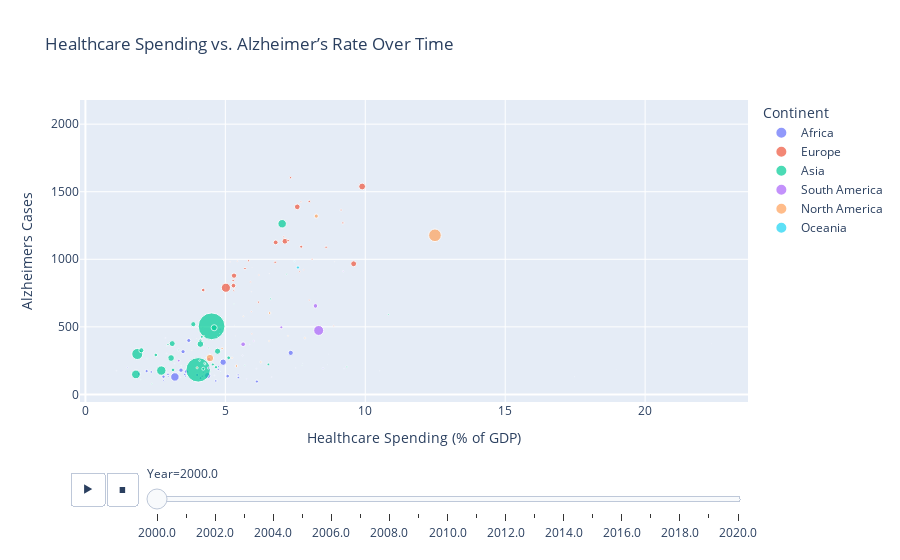

Notebook code for this chart:
### Code cell
# Interactive Scatter Plot using Plotly
fig = px.scatter(data, x='Healthcare Spending (% of GDP)', y='Alzheimers Cases',
                 color='Continent', size='Population', hover_name='Country', 
                 animation_frame='Year', title='Healthcare Spending vs. Alzheimer’s Rate Over Time',
                 height=800)
fig.show()

# # Save cleaned dataset to a new CSV file
# data.to_csv('/mnt/data/cleaned_healthcare_alzheimers_data.csv', index=False)
# print("\nCleaned dataset saved as 'cleaned_healthcare_alzheimers_data.csv'.")

### Figure 1 — Plotly figure (JSON) as saved in the notebook; plotly's stock layout.template omitted (floating-point values rounded to 4 significant figures)
{"data": [{"hovertemplate": "<b>%{hovertext}</b><br><br>Continent=Africa<br>Year=2000.0<br>Healthcare Spending (% of GDP)=%{x}<br>Alzheimers Cases=%{y}<br>Population=%{marker.size}<extra></extra>", "hovertext": ["Angola", "Burundi", "Benin", "Burkina Faso", "Botswana", "Central African Republic", "Cote d'Ivoire", "Cameroon", "Congo, Rep.", "Comoros", "Cabo Verde", "Djibouti", "Algeria", "Egypt, Arab Rep.", "Eritrea", "Ethiopia", "Gabon", "Ghana", "Guinea", "Guinea", "Gambia, The", "Guinea-Bissau", "Equatorial Guinea", "Kenya", "Liberia", "Libya", "Lesotho", "Morocco", "Madagascar", "Mali", "Mozambique", "Mauritania", "Mauritius", "Malawi", "Namibia", "Niger", "Nigeria", "Rwanda", "Sudan", "Senegal", "Sierra Leone", "Sao Tome and Principe", "Eswatini", "Seychelles", "Chad", "Togo", "Tunisia", "Tanzania", "Uganda", "South Africa", "Zambia"], "legendgroup": "Africa", "marker": {"color": "#636efa", "size": [16194869, 6470194, 7221619, 11925546, 1677382, 3833416, 17699004, 14912631, 3151345, 536080, 453317, 747318, 30903893, 73083284, 2247031, 67411494, 1275572, 19637087, 8428832, 8428832, 1455084, 1234741, 703279, 30642890, 2928117, 5305021, 2003913, 28423435, 16516338, 11559290, 18129653, 2613441, 1186873, 11315942, 1818647, 11509630, 126382494, 8213931, 27816745, 9968260, 4423611, 144018, 1041414, 81131, 8512093, 5140037, 9764935, 34260139, 24000150, 47159719, 10017631], "sizemode": "area", "sizeref": 3527750, "symbol": "circle"}, "mode": "markers", "name": "Africa", "orientation": "v", "showlegend": true, "type": "scatter", "x": [1.909, 4.222, 2.959, 2.95, 6.108, 4.275, 6.127, 4.112, 1.505, 7.515, 4.434, 3.399, 3.489, 4.922, 5.767, 4.365, 2.902, 2.79, 4.748, 4.748, 6.654, 4.19, 1.107, 3.627, 2.879, 3.319, 5.612, 3.693, 3.992, 5.466, 2.188, 3.378, 2.857, 2.352, 9.24, 4.659, 3.197, 3.576, 3.607, 3.55, 8.49, 10.52, 4.61, 4.611, 5.458, 2.794, 4.813, 3.415, 5.083, 7.337, 4.174], "xaxis": "x", "y": [152.1, 165.0, 134.8, 149.0, 189.7, 170.6, 95.49, 120.7, 199.5, 195.7, 300.7, 127.2, 316.3, 238.6, 114.0, 139.9, 304.5, 131.2, 185.5, 205.3, 128.7, 101.9, 175.6, 165.3, 156.1, 328.2, 288.2, 399.0, 143.9, 125.7, 172.7, 167.2, 417.3, 166.3, 193.4, 100.1, 129.4, 136.5, 170.3, 147.9, 193.8, 173.8, 140.5, 516.4, 144.6, 103.7, 483.1, 179.6, 135.7, 307.5, 135.1], "yaxis": "y"}, {"hovertemplate": "<b>%{hovertext}</b><br><br>Continent=Europe<br>Year=2000.0<br>Healthcare Spending (% of GDP)=%{x}<br>Alzheimers Cases=%{y}<br>Population=%{marker.size}<extra></extra>", "hovertext": ["Albania", "Andorra", "Austria", "Belgium", "Bulgaria", "Bosnia and Herzegovina", "Belarus", "Switzerland", "Czechia", "Germany", "Denmark", "Spain", "Estonia", "Finland", "France", "United Kingdom", "Greece", "Croatia", "Hungary", "Ireland", "Iceland", "Italy", "Lithuania", "Luxembourg", "Latvia", "Monaco", "Moldova", "North Macedonia", "Malta", "Netherlands", "Norway", "Poland", "Portugal", "Romania", "Russian Federation", "Serbia", "Slovak Republic", "Slovenia", "Sweden", "Ukraine"], "legendgroup": "Europe", "marker": {"color": "#EF553B", "size": [3089027, 65685, 8011566, 10251250, 8170172, 4159771, 9979610, 7184250, 10255063, 82211508, 5339616, 40567864, 1396985, 5176209, 60918661, 58892514, 10805808, 4468302, 10210971, 3805174, 281205, 56942108, 3499536, 436300, 2367550, 32455, 2924668, 2026350, 390087, 15925513, 4490967, 38258629, 10289898, 22442971, 146596869, 7516346, 5388720, 1988925, 8872109, 49556660], "sizemode": "area", "sizeref": 3527750, "symbol": "circle"}, "mode": "markers", "name": "Europe", "orientation": "v", "showlegend": true, "type": "scatter", "x": [5.944, 5.953, 9.2, 7.999, 5.83, 8, 5.28, 9.134, 5.701, 9.888, 8.1, 6.799, 5.17, 7.09, 9.584, 7.129, 7.243, 7.65, 6.78, 5.899, 8.9, 7.57, 6.2, 5.93, 5.43, 3.695, 5.93, 8.87, 6.57, 7.71, 7.7, 5.29, 8.6, 4.21, 5.02, 6.184, 5.3, 7.8, 7.33, 5.31], "xaxis": "x", "y": [448.2, 938.2, 1269.0, 1428.0, 989.2, 697.9, 842.9, 1364.0, 931.5, 1539.0, 1001.0, 1125.0, 981.3, 1167.0, 966.7, 1134.0, 1138.0, 908.7, 977.8, 832.5, 982.5, 1388.0, 883.6, 760.8, 986.9, 2045.0, 613.2, 509.1, 893.9, 1093.0, 1425.0, 805.0, 1089.0, 772.4, 789.5, 682.9, 769.9, 921.9, 1604.0, 878.8], "yaxis": "y"}, {"hovertemplate": "<b>%{hovertext}</b><br><br>Continent=Asia<br>Year=2000.0<br>Healthcare Spending (% of GDP)=%{x}<br>Alzheimers Cases=%{y}<br>Population=%{marker.size}<extra></extra>", "hovertext": ["United Arab Emirates", "Armenia", "Azerbaijan", "Bangladesh", "Bahrain", "Brunei Darussalam", "Bhutan", "China", "Cyprus", "Georgia", "Indonesia", "India", "Iran, Islamic Rep.", "Israel", "Jordan", "Japan", "Kazakhstan", "Kyrgyz Republic", "Cambodia", "Korea, Rep.", "Kuwait", "Lao PDR", "Lebanon", "Sri Lanka", "Maldives", "Myanmar", "Mongolia", "Malaysia", "Nepal", "Oman", "Pakistan", "Philippines", "Qatar", "Saudi Arabia", "Singapore", "Syrian Arab Republic", "Thailand", "Tajikistan", "Turkmenistan", "Turkiye", "Uzbekistan", "Viet Nam", "Yemen, Rep."], "legendgroup": "Asia", "marker": {"color": "#00cc96", "size": [3493575, 3221100, 8048600, 134544304, 637582, 326424, 596863, 1262645000, 947667, 4077131, 216077790, 1057922733, 66418659, 6289000, 5386945, 126843000, 15501103, 4898000.0, 12462336, 47008111, 1954709, 5431212, 4329340, 19293054, 282019, 45290841, 2388299, 22967816, 24546509, 2282131, 154879127, 79625397, 644989, 16177722, 4027887, 16637888, 63007815, 6284735, 4582677, 65425961, 24787054, 77154011, 19624141], "sizemode": "area", "sizeref": 3527750, "symbol": "circle"}, "mode": "markers", "name": "Asia", "orientation": "v", "showlegend": true, "type": "scatter", "x": [2.374, 4.2, 2.95, 1.805, 3.335, 2.548, 4.447, 4.508, 5.31, 7.19, 1.853, 4.03, 4.723, 6.62, 9.344, 7.03, 4.16, 4.41, 6.538, 3.855, 2.203, 4.275, 10.83, 4.11, 7.74, 2, 5.695, 2.515, 3.13, 2.685, 2.712, 3.06, 1.973, 4.212, 3.343, 4.554, 3.101, 4.26, 4.078, 4.6, 5.12, 4.108, 4.666], "xaxis": "x", "y": [77.91, 495.6, 369.1, 148.4, 163.1, 171.0, 166.0, 504.2, 668.9, 890.3, 299.2, 181.8, 319.7, 707.0, 203.9, 1263.0, 426.1, 344.0, 222.2, 519.7, 267.1, 224.4, 591.6, 397.9, 214.1, 326.7, 215.5, 292.1, 181.1, 187.2, 176.6, 269.5, 110.8, 189.8, 329.7, 221.9, 376.1, 230.8, 249.9, 493.4, 271.1, 372.6, 201.4], "yaxis": "y"}, {"hovertemplate": "<b>%{hovertext}</b><br><br>Continent=South America<br>Year=2000.0<br>Healthcare Spending (% of GDP)=%{x}<br>Alzheimers Cases=%{y}<br>Population=%{marker.size}<extra></extra>", "hovertext": ["Argentina", "Bolivia", "Brazil", "Chile", "Colombia", "Ecuador", "Guyana", "Peru", "Paraguay", "Suriname", "Uruguay"], "legendgroup": "South America", "marker": {"color": "#ab63fa", "size": [37213984, 8606326, 174018282, 15503635, 39089934, 12689206, 764832, 26598331, 5100868, 476643, 3266206], "sizemode": "area", "sizeref": 3527750, "symbol": "circle"}, "mode": "markers", "name": "South America", "orientation": "v", "showlegend": true, "type": "scatter", "x": [8.22, 4.396, 8.335, 7.0, 5.635, 3.334, 3.187, 4.415, 6.019, 5.871, 9.211], "xaxis": "x", "y": [655.0, 195.3, 473.5, 496.4, 371.4, 250.0, 228.4, 259.7, 395.3, 369.5, 911.1], "yaxis": "y"}, {"hovertemplate": "<b>%{hovertext}</b><br><br>Continent=North America<br>Year=2000.0<br>Healthcare Spending (% of GDP)=%{x}<br>Alzheimers Cases=%{y}<br>Population=%{marker.size}<extra></extra>", "hovertext": ["Antigua and Barbuda", "Bahamas, The", "Belize", "Barbados", "Canada", "Costa Rica", "Cuba", "Dominica", "Dominican Republic", "Grenada", "Guatemala", "Honduras", "Haiti", "Jamaica", "St. Kitts and Nevis", "Mexico", "Nicaragua", "Panama", "El Salvador", "Trinidad and Tobago", "United States", "St. Vincent and the Grenadines"], "legendgroup": "North America", "marker": {"color": "#FFA15A", "size": [74912, 323835, 240799, 262063, 30685730, 3937739, 11109109, 68511, 8584190, 107451, 11697592, 6577773, 8303151, 2607826, 45248, 98625552, 5022633, 3010369, 5943366, 1319774, 282162411, 113545], "sizemode": "area", "sizeref": 3527750, "symbol": "circle"}, "mode": "markers", "name": "North America", "orientation": "v", "showlegend": true, "type": "scatter", "x": [4.715, 3.805, 2.981, 5.332, 8.248, 6.565, 6.582, 5.324, 4.884, 5.359, 5.397, 6.268, 3.992, 5.645, 4.799, 4.449, 5.239, 7.24, 7.843, 4.235, 12.49, 3.979], "xaxis": "x", "y": [428.1, 325.6, 263.3, 780.9, 1320.0, 395.0, 602.2, 511.6, 340.2, 432.6, 210.4, 239.9, 197.1, 578.3, 449.8, 269.1, 270.9, 433.6, 417.3, 433.0, 1178.0, 414.4], "yaxis": "y"}, {"hovertemplate": "<b>%{hovertext}</b><br><br>Continent=Oceania<br>Year=2000.0<br>Healthcare Spending (% of GDP)=%{x}<br>Alzheimers Cases=%{y}<br>Population=%{marker.size}<extra></extra>", "hovertext": ["Australia", "Fiji", "Micronesia, Fed. Sts.", "Kiribati", "Marshall Islands", "Nauru", "New Zealand", "Palau", "Solomon Islands", "Tonga", "Tuvalu", "Vanuatu", "Samoa"], "legendgroup": "Oceania", "marker": {"color": "#19d3f3", "size": [19028802, 840909, 112044, 88613, 50706, 10168, 3857700, 19178, 440469, 102677, 9544, 186281, 181685], "sizemode": "area", "sizeref": 3527750, "symbol": "circle"}, "mode": "markers", "name": "Oceania", "orientation": "v", "showlegend": true, "type": "scatter", "x": [7.594, 3.424, 7.765, 8.65, 17.48, 18.97, 7.47, 8.695, 4.826, 2.904, 22.37, 3.307, 4.282], "xaxis": "x", "y": [939.3, 212.3, 230.5, 219.3, 131.0, 186.8, 986.5, 297.9, 166.8, 357.8, 374.7, 169.8, 273.5], "yaxis": "y"}], "layout": {"autosize": true, "legend": {"itemsizing": "constant", "title": {"text": "Continent"}, "tracegroupgap": 0}, "sliders": [{"active": 0, "currentvalue": {"prefix": "Year="}, "len": 0.9, "pad": {"b": 10, "t": 60}, "steps": [{"args": [["2000.0"], {"frame": {"duration": 0, "redraw": false}, "fromcurrent": true, "mode": "immediate", "transition": {"duration": 0, "easing": "linear"}}], "label": "2000.0", "method": "animate"}, {"args": [["2001.0"], {"frame": {"duration": 0, "redraw": false}, "fromcurrent": true, "mode": "immediate", "transition": {"duration": 0, "easing": "linear"}}], "label": "2001.0", "method": "animate"}, {"args": [["2002.0"], {"frame": {"duration": 0, "redraw": false}, "fromcurrent": true, "mode": "immediate", "transition": {"duration": 0, "easing": "linear"}}], "label": "2002.0", "method": "animate"}, {"args": [["2003.0"], {"frame": {"duration": 0, "redraw": false}, "fromcurrent": true, "mode": "immediate", "transition": {"duration": 0, "easing": "linear"}}], "label": "2003.0", "method": "animate"}, {"args": [["2004.0"], {"frame": {"duration": 0, "redraw": false}, "fromcurrent": true, "mode": "immediate", "transition": {"duration": 0, "easing": "linear"}}], "label": "2004.0", "method": "animate"}, {"args": [["2005.0"], {"frame": {"duration": 0, "redraw": false}, "fromcurrent": true, "mode": "immediate", "transition": {"duration": 0, "easing": "linear"}}], "label": "2005.0", "method": "animate"}, {"args": [["2006.0"], {"frame": {"duration": 0, "redraw": false}, "fromcurrent": true, "mode": "immediate", "transition": {"duration": 0, "easing": "linear"}}], "label": "2006.0", "method": "animate"}, {"args": [["2007.0"], {"frame": {"duration": 0, "redraw": false}, "fromcurrent": true, "mode": "immediate", "transition": {"duration": 0, "easing": "linear"}}], "label": "2007.0", "method": "animate"}, {"args": [["2008.0"], {"frame": {"duration": 0, "redraw": false}, "fromcurrent": true, "mode": "immediate", "transition": {"duration": 0, "easing": "linear"}}], "label": "2008.0", "method": "animate"}, {"args": [["2009.0"], {"frame": {"duration": 0, "redraw": false}, "fromcurrent": true, "mode": "immediate", "transition": {"duration": 0, "easing": "linear"}}], "label": "2009.0", "method": "animate"}, {"args": [["2010.0"], {"frame": {"duration": 0, "redraw": false}, "fromcurrent": true, "mode": "immediate", "transition": {"duration": 0, "easing": "linear"}}], "label": "2010.0", "method": "animate"}, {"args": [["2011.0"], {"frame": {"duration": 0, "redraw": false}, "fromcurrent": true, "mode": "immediate", "transition": {"duration": 0, "easing": "linear"}}], "label": "2011.0", "method": "animate"}, {"args": [["2012.0"], {"frame": {"duration": 0, "redraw": false}, "fromcurrent": true, "mode": "immediate", "transition": {"duration": 0, "easing": "linear"}}], "label": "2012.0", "method": "animate"}, {"args": [["2013.0"], {"frame": {"duration": 0, "redraw": false}, "fromcurrent": true, "mode": "immediate", "transition": {"duration": 0, "easing": "linear"}}], "label": "2013.0", "method": "animate"}, {"args": [["2014.0"], {"frame": {"duration": 0, "redraw": false}, "fromcurrent": true, "mode": "immediate", "transition": {"duration": 0, "easing": "linear"}}], "label": "2014.0", "method": "animate"}, {"args": [["2015.0"], {"frame": {"duration": 0, "redraw": false}, "fromcurrent": true, "mode": "immediate", "transition": {"duration": 0, "easing": "linear"}}], "label": "2015.0", "method": "animate"}, {"args": [["2016.0"], {"frame": {"duration": 0, "redraw": false}, "fromcurrent": true, "mode": "immediate", "transition": {"duration": 0, "easing": "linear"}}], "label": "2016.0", "method": "animate"}, {"args": [["2017.0"], {"frame": {"duration": 0, "redraw": false}, "fromcurrent": true, "mode": "immediate", "transition": {"duration": 0, "easing": "linear"}}], "label": "2017.0", "method": "animate"}, {"args": [["2018.0"], {"frame": {"duration": 0, "redraw": false}, "fromcurrent": true, "mode": "immediate", "transition": {"duration": 0, "easing": "linear"}}], "label": "2018.0", "method": "animate"}, {"args": [["2019.0"], {"frame": {"duration": 0, "redraw": false}, "fromcurrent": true, "mode": "immediate", "transition": {"duration": 0, "easing": "linear"}}], "label": "2019.0", "method": "animate"}, {"args": [["2020.0"], {"frame": {"duration": 0, "redraw": false}, "fromcurrent": true, "mode": "immediate", "transition": {"duration": 0, "easing": "linear"}}], "label": "2020.0", "method": "animate"}], "x": 0.1, "xanchor": "left", "y": 0, "yanchor": "top"}], "title": {"text": "Healthcare Spending vs. Alzheimer’s Rate Over Time"}, "updatemenus": [{"buttons": [{"args": [null, {"frame": {"duration": 500, "redraw": false}, "fromcurrent": true, "mode": "immediate", "transition": {"duration": 500, "easing": "linear"}}], "label": "&#9654;", "method": "animate"}, {"args": [[null], {"frame": {"duration": 0, "redraw": false}, "fromcurrent": true, "mode": "immediate", "transition": {"duration": 0, "easing": "linear"}}], "label": "&#9724;", "method": "animate"}], "direction": "left", "pad": {"r": 10, "t": 70}, "showactive": false, "type": "buttons", "x": 0.1, "xanchor": "right", "y": 0, "yanchor": "top"}], "xaxis": {"anchor": "y", "autorange": true, "domain": [0, 1], "range": [-0.1499, 23.63], "title": {"text": "Healthcare Spending (% of GDP)"}, "type": "linear"}, "yaxis": {"anchor": "x", "autorange": true, "domain": [0, 1], "range": [-44.87, 2168.0], "title": {"text": "Alzheimers Cases"}, "type": "linear"}}}
